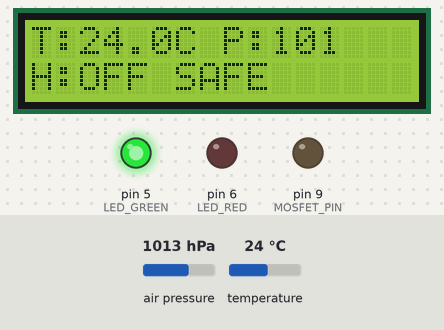
A sketch run on a simulated Arduino Uno, built with avr-gcc and run on an emulated ATmega328P. Shown: 16×2 character LCD, output pins drawn as LEDs (lit = HIGH). The inputs (shaded band) are chosen by the test bench; at power-on: air pressure 1013 hPa, temperature 24 °C. Storage starts empty; what the sketch prints to the serial monitor is not drawn.

Above: at 2.8 s.
2.9 s: air pressure set to 952 hPa
At 4.3 s:
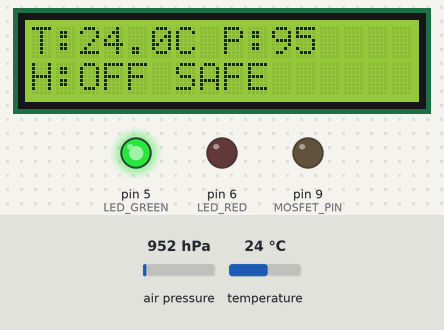
4.6 s: air pressure set to 1000 hPa
At 5.8 s:
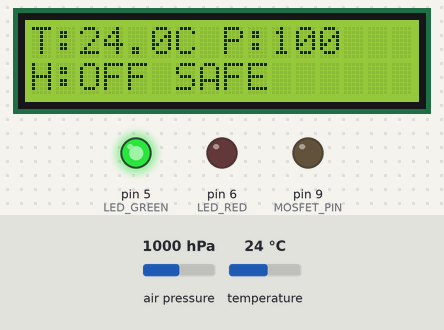
6.3 s: temperature set to 12 °C
At 7.6 s:
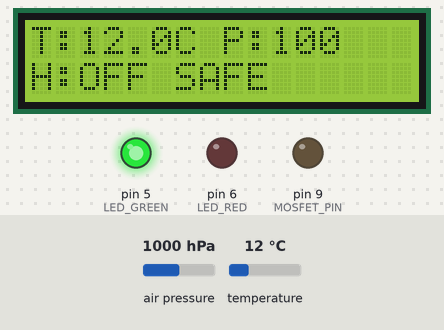
8.0 s: air pressure set to 975 hPa
At 9.4 s:
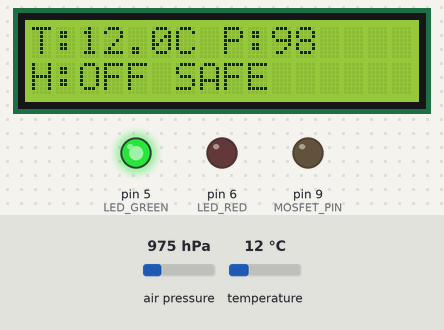
9.7 s: air pressure set to 1025 hPa
At 10.8 s:
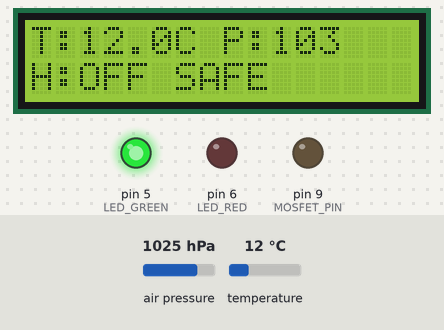
Timing chart, 0 to 12.4 s (numbered marks = the images above; inputs shaded):
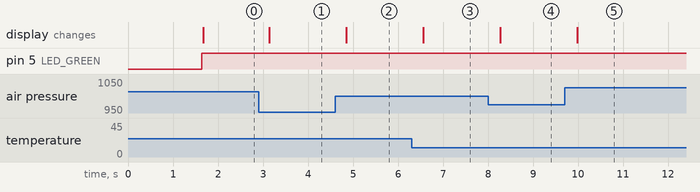

The sketch:

thermal_management_system-3.ino
```cpp
/*
  SMART AUTOMATION FOR THERMAL MANAGEMENT SYSTEM
  SIH Problem Statement: Reliability of electronics under subzero temp
  and low-pressure conditions in HAA/SHAA (Ladakh)

  CONTROL LOGIC:
  1) Heater (bang-bang with wide hysteresis):
     - Temp <= -10C  -> Heater ON
     - Heater stays ON until Temp >= +10C -> Heater OFF
     (wide gap prevents rapid on/off chatter)

  2) Recording (event-triggered, separate from heater):
     - After heater turns OFF (temp just reached +10C), system "arms"
     - As temp naturally falls and crosses <= 0C, recording STARTS:
         logs Date, Time, Temp, Pressure to SD every 1 second
     - Recording continues as ONE continuous session through the
       0 to -10C band (not re-triggered by minor fluctuations)
     - When temp reaches -10C again, heater turns back ON and that
       recording session ends. Data is APPENDED to the same CSV file,
       previous sessions are never overwritten.

  Components:
  - Arduino UNO
  - BMP280 (temp + pressure, I2C)
  - DS3231 RTC (I2C) - date/time for logging
  - 16x2 I2C LCD - live status
  - MicroSD module (SPI) - CSV logging
  - N-channel logic-level MOSFET - heat pad switch (gate D9)
  - 2 LEDs: Green (D5, normal/safe) / Red (D6, heating/affected)
*/

#include <Wire.h>
#include <SPI.h>
#include <SD.h>
#include <Adafruit_Sensor.h>
#include <Adafruit_BME280.h>
#include <RTClib.h>
#include <LiquidCrystal_I2C.h>

// ---------- Pins ----------
#define MOSFET_PIN     9
#define LED_GREEN      5
#define LED_RED        6
#define SD_CS_PIN      4
Adafruit_BME280 bmp;
RTC_DS3231 rtc;
LiquidCrystal_I2C lcd(0x27, 16, 2);
const float HEATER_ON_TEMP    = -10.0;
const float HEATER_OFF_TEMP   =  10.0;
const float RECORD_START_TEMP =   0.0;
const int   HEAT_DUTY         = 200;
const unsigned long RECORD_INTERVAL = 1000;

bool bmpOK = false;
bool rtcOK = false;
bool sdOK  = false;

bool heaterOn        = false;
bool recordingArmed  = false; // true once heater has switched OFF, waiting to reach 0C
bool recording       = false; // true while actively logging in the 0 to -10C band

unsigned long lastRecordTime = 0;

void setup() {
  Serial.begin(9600);

  pinMode(MOSFET_PIN, OUTPUT);
  pinMode(LED_GREEN, OUTPUT);
  pinMode(LED_RED, OUTPUT);
  analogWrite(MOSFET_PIN, 0);

  lcd.init();
  lcd.backlight();
  lcd.setCursor(0, 0);
  lcd.print("Thermal Mgmt Sys");
  lcd.setCursor(0, 1);
  lcd.print("Initializing...");

  bmpOK = bmp.begin(0x76) || bmp.begin(0x77);
  if (!bmpOK) Serial.println("BMP280 not found!");

  rtcOK = rtc.begin();
  if (!rtcOK) {
    Serial.println("RTC not found!");
  } else if (rtc.lostPower()) {
    rtc.adjust(DateTime(F(__DATE__), F(__TIME__)));
  }

  sdOK = SD.begin(SD_CS_PIN);
  if (!sdOK) {
    Serial.println("SD card init failed!");
  } else if (!SD.exists("LOG.CSV")) {
    File f = SD.open("LOG.CSV", FILE_WRITE);
    if (f) {
      f.println("Date,Time,Temp_C,Pressure_kPa");
      f.close();
    }
  }

  delay(1500);
  lcd.clear();
}

void loop() {
  float temp = bmpOK ? bmp.readTemperature() : NAN;
  float pressure = bmpOK ? (bmp.readPressure() / 1000.0) : NAN; // Pa -> kPa

  bool sensorFault = !bmpOK || isnan(temp);

  // ---------- Heater state machine (bang-bang, hysteresis) ----------
  if (!sensorFault) {
    if (temp <= HEATER_ON_TEMP) {
      heaterOn = true;
      // entering deep cold: end any active recording session, and
      // require a full new cycle (heater off + reach +10) before rearming
      recording = false;
      recordingArmed = false;
    } else if (heaterOn && temp >= HEATER_OFF_TEMP) {
      heaterOn = false;
      recordingArmed = true; // ready to start recording once it cools to 0C
    }
  }

  analogWrite(MOSFET_PIN, heaterOn ? HEAT_DUTY : 0);

  // ---------- Recording state machine ----------
  if (!sensorFault && recordingArmed && !recording &&
      temp <= RECORD_START_TEMP && temp > HEATER_ON_TEMP) {
    recording = true;
    recordingArmed = false; // consumed; won't re-trigger until next full cycle
  }

  // ---------- LEDs & system status ----------
  bool affected = heaterOn || sensorFault; // extreme cold or sensor issue
  digitalWrite(LED_RED, affected ? HIGH : LOW);
  digitalWrite(LED_GREEN, affected ? LOW : HIGH);
  String sysStatus = sensorFault ? "FAULT" : (affected ? "AFFECTED" : "SAFE");

  // ---------- LCD ----------
  lcd.setCursor(0, 0);
  lcd.print("T:");
  lcd.print(temp, 1);
  lcd.print("C P:");
  lcd.print(pressure, 0);
  lcd.print("   ");

  lcd.setCursor(0, 1);
  lcd.print(heaterOn ? "H:ON " : "H:OFF ");
  lcd.print(recording ? "REC " : "");
  lcd.print(sysStatus);
  lcd.print("        "); // pad to clear leftover characters

  // ---------- Serial debug ----------
  Serial.print("Temp: "); Serial.print(temp);
  Serial.print(" Pressure(kPa): "); Serial.print(pressure);
  Serial.print(" Heater: "); Serial.print(heaterOn ? "ON" : "OFF");
  Serial.print(" Recording: "); Serial.print(recording ? "YES" : "NO");
  Serial.print(" Status: "); Serial.println(sysStatus);

  // ---------- SD Logging (only while `recording` is true, every 1s) ----------
  if (recording && sdOK && rtcOK && (millis() - lastRecordTime >= RECORD_INTERVAL)) {
    lastRecordTime = millis();
    DateTime now = rtc.now();

    File f = SD.open("LOG.CSV", FILE_WRITE); // FILE_WRITE appends, never overwrites
    if (f) {
      char dateStr[12];
      char timeStr[12];
      sprintf(dateStr, "%02d/%02d/%04d", now.day(), now.month(), now.year());
      sprintf(timeStr, "%02d:%02d:%02d", now.hour(), now.minute(), now.second());

      f.print(dateStr); f.print(",");
      f.print(timeStr); f.print(",");
      f.print(temp); f.print(",");
      f.println(pressure);

      f.close();
    } else {
      Serial.println("Error writing to SD card");
    }
  }

  delay(200); // fast enough loop; actual recording still gated to exactly 1s by RECORD_INTERVAL
}
```

Measured:
- after the input at 2.9 s, the display: changes after 0.24 s (image 1)
- after the input at 4.6 s, the display: changes after 0.25 s (image 2)
- after the input at 6.3 s, the display: changes after 0.26 s (image 3)
- after the input at 8.0 s, the display: changes after 0.28 s (image 4)
- after the input at 9.7 s, the display: changes after 0.28 s (image 5)
